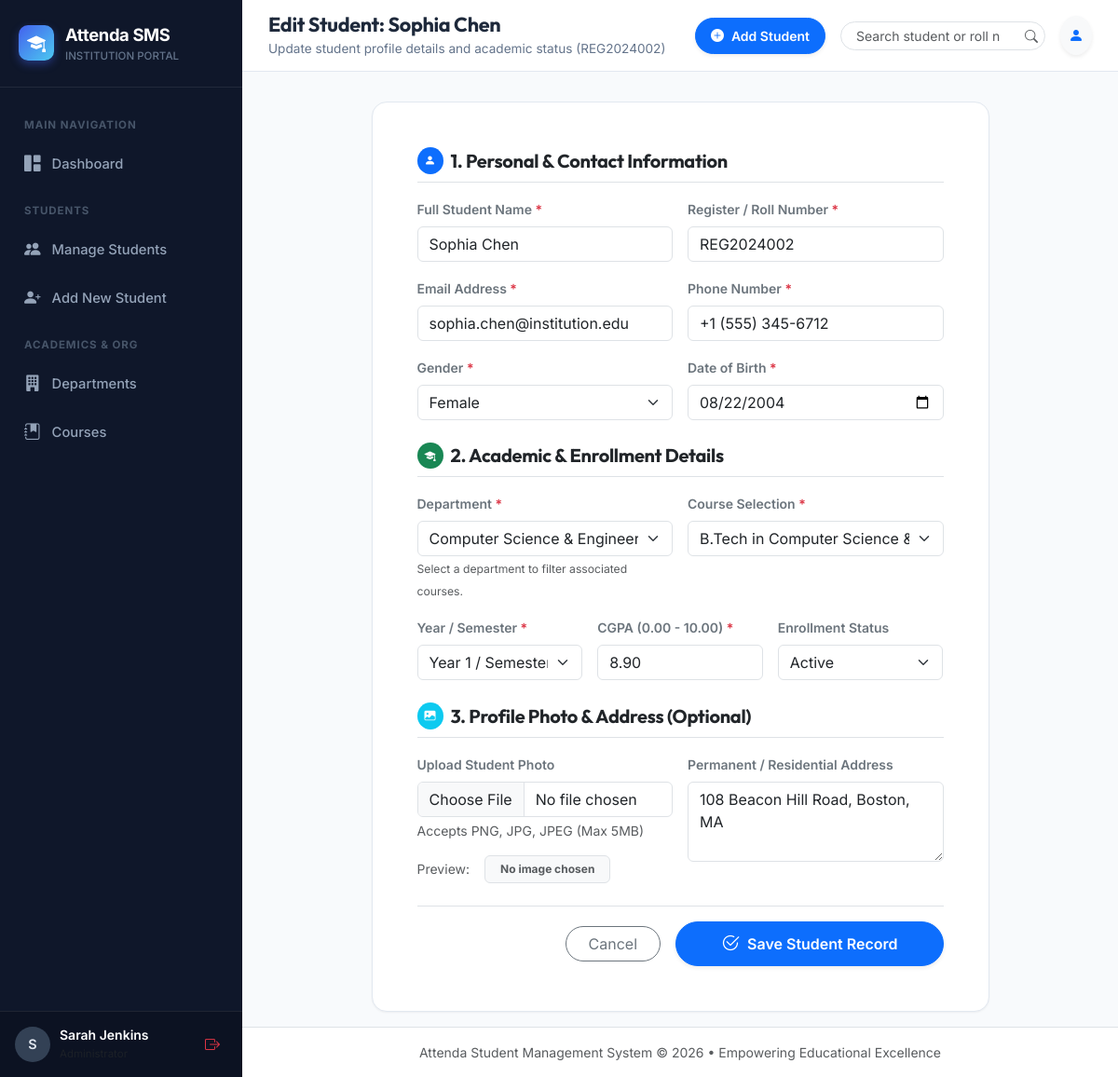
Page /students/2/edit/ (signed in) on the committed database.
### students_app/models.py (models this page shows, shortened)
class Student(models.Model):
    GENDER_CHOICES = [
        ('Male', 'Male'),
        ('Female', 'Female'),
        ('Other', 'Other'),
    ]
    YEAR_SEMESTER_CHOICES = [
        ('Year 1 / Semester 1', 'Year 1 / Semester 1'),
        ('Year 1 / Semester 2', 'Year 1 / Semester 2'),
        ('Year 2 / Semester 3', 'Year 2 / Semester 3'),
        ('Year 2 / Semester 4', 'Year 2 / Semester 4'),
        ('Year 3 / Semester 5', 'Year 3 / Semester 5'),
        ('Year 3 / Semester 6', 'Year 3 / Semester 6'),
        ('Year 4 / Semester 7', 'Year 4 / Semester 7'),
        ('Year 4 / Semester 8', 'Year 4 / Semester 8'),
    ]
    STATUS_CHOICES = [
        ('Active', 'Active'),
        ('Inactive', 'Inactive'),
        ('Graduated', 'Graduated'),
    ]
    name = models.CharField(max_length=150, help_text="Full Name of the student")
    register_number = models.CharField(max_length=50, unique=True, help_text="Unique Registration / Roll Number")
    email = models.EmailField(unique=True, help_text="Student's email address")
    phone = models.CharField(max_length=25, help_text="Contact number")
    gender = models.CharField(max_length=10, choices=GENDER_CHOICES, default='Male')
    date_of_birth = models.DateField(help_text="Date of birth")
    department = models.ForeignKey(Department, on_delete=models.PROTECT, related_name='students')
    course = models.ForeignKey(Course, on_delete=models.PROTECT, related_name='students')
    year_semester = models.CharField(max_length=50, choices=YEAR_SEMESTER_CHOICES, default='Year 1 / Semester 1')
    cgpa = models.DecimalField(
        max_digits=4,
        decimal_places=2,
        validators=[MinValueValidator(0.0), MaxValueValidator(10.0)],
        help_text="Cumulative Grade Point Average (0.00 - 10.00)"
    )
    photo = models.ImageField(upload_to='student_photos/', blank=True, null=True, help_text="Optional profile photo")
    address = models.TextField(blank=True, null=True, help_text="Permanent / Residential address")
    status = models.CharField(max_length=20, choices=STATUS_CHOICES, default='Active')
    created_at = models.DateTimeField(auto_now_add=True)
    updated_at = models.DateTimeField(auto_now=True)
    class Meta:
        ordering = ['-created_at']

### students_app/views.py (the view)
# urls.py: path('students/<int:pk>/edit/', views.student_edit_view, name='student_edit'),
@login_required
def student_edit_view(request, pk):
    student = get_object_or_404(Student, pk=pk)
    departments = Department.objects.all()
    courses = Course.objects.all()
    if request.method == 'POST':
        form = StudentForm(request.POST, request.FILES, instance=student)
        if form.is_valid():
            updated_student = form.save()
            messages.success(request, f"Student details for '{updated_student.name}' updated successfully!")
            return redirect('student_detail', pk=updated_student.pk)
        else:
            messages.error(request, "Failed to update. Please review errors below.")
    else:
        form = StudentForm(instance=student)
    return render(request, 'students_app/students/student_form.html', {
        'form': form,
        'student': student,
        'title': f'Edit Student: {student.name}',
        'subtitle': f'Update student profile details and academic status ({student.register_number})',
        'is_edit': True,
        'departments': departments,
        'courses': courses,
    })

### templates/students_app/students/student_form.html (shortened to what this page needs)
{% extends 'base.html' %}
{% load static %}
{% block page_title %}{{ title }}{% endblock %}
{% block page_subtitle %}{{ subtitle }}{% endblock %}
{% block content %}
<div class="row justify-content-center">
    <div class="col-xl-9 col-lg-11">
        <div class="card card-custom p-4 p-md-5">
            <form method="POST" enctype="multipart/form-data" novalidate>
                <div class="d-flex align-items-center gap-2 mb-3 pb-2 border-bottom">
                    <span class="badge bg-primary rounded-circle p-2"><i class="bi bi-person-fill"></i></span>
                    <h5 class="fw-bold mb-0">1. Personal & Contact Information</h5>
                </div>
                <div class="row g-3 mb-4">
                    <div class="col-md-6">
                        <label class="form-label fw-semibold small text-secondary">Full Student Name <span class="text-danger">*</span></label>
                        {{ form.name }}
                    </div>
                    <div class="col-md-6">
                        <label class="form-label fw-semibold small text-secondary">Register / Roll Number <span class="text-danger">*</span></label>
                        {{ form.register_number }}
                    </div>
                    <div class="col-md-6">
                        <label class="form-label fw-semibold small text-secondary">Email Address <span class="text-danger">*</span></label>
                        {{ form.email }}
                    </div>
                    <div class="col-md-6">
                        <label class="form-label fw-semibold small text-secondary">Phone Number <span class="text-danger">*</span></label>
                        {{ form.phone }}
                    </div>
                    <div class="col-md-6">
                        <label class="form-label fw-semibold small text-secondary">Gender <span class="text-danger">*</span></label>
                        {{ form.gender }}
                    </div>
                    <div class="col-md-6">
                        <label class="form-label fw-semibold small text-secondary">Date of Birth <span class="text-danger">*</span></label>
                        {{ form.date_of_birth }}
                    </div>
                </div>
                <div class="d-flex align-items-center gap-2 mb-3 pb-2 border-bottom">
                    <span class="badge bg-success rounded-circle p-2"><i class="bi bi-mortarboard-fill"></i></span>
                    <h5 class="fw-bold mb-0">2. Academic & Enrollment Details</h5>
                </div>
                <div class="row g-3 mb-4">
                    <div class="col-md-6">
                        <label class="form-label fw-semibold small text-secondary">Department <span class="text-danger">*</span></label>
                        {{ form.department }}
                        <small class="text-muted" style="font-size: 0.76rem;">Select a department to filter associated courses.</small>
                    </div>
                    <div class="col-md-6">
                        <label class="form-label fw-semibold small text-secondary">Course Selection <span class="text-danger">*</span></label>
                        {{ form.course }}
                    </div>
                    <div class="col-md-4">
                        <label class="form-label fw-semibold small text-secondary">Year / Semester <span class="text-danger">*</span></label>
                        {{ form.year_semester }}
                    </div>
                    <div class="col-md-4">
                        <label class="form-label fw-semibold small text-secondary">CGPA (0.00 - 10.00) <span class="text-danger">*</span></label>
                        {{ form.cgpa }}
                    </div>
                    <div class="col-md-4">
                        <label class="form-label fw-semibold small text-secondary">Enrollment Status</label>
                        {{ form.status }}
                    </div>
                </div>
                <div class="d-flex align-items-center gap-2 mb-3 pb-2 border-bottom">
                    <span class="badge bg-info rounded-circle p-2 text-white"><i class="bi bi-image-fill"></i></span>
                    <h5 class="fw-bold mb-0">3. Profile Photo & Address (Optional)</h5>
                </div>
                <div class="row g-3 mb-4">
                    <div class="col-md-6">
                        <label class="form-label fw-semibold small text-secondary">Upload Student Photo</label>
                        {{ form.photo }}
                        <small class="text-muted d-block mt-1">Accepts PNG, JPG, JPEG (Max 5MB)</small>
                        <div class="mt-3 d-flex align-items-center gap-3">
                            <span class="small text-muted">Preview:</span>
                            {% if is_edit and student.photo %}
                                <img id="studentPhotoPreview" src="{{ student.photo.url }}" alt="Preview" class="student-avatar-lg shadow-sm" style="width: 70px; height: 70px;">
                            {% else %}
                                <div class="badge bg-light text-muted border py-2 px-3">No image chosen</div>
                            {% endif %}
                        </div>
                    </div>
                    <div class="col-md-6">
                        <label class="form-label fw-semibold small text-secondary">Permanent / Residential Address</label>
                        {{ form.address }}
                    </div>
                </div>
                <div class="d-flex align-items-center justify-content-end gap-3 pt-3 border-top">
                    {% if is_edit %}
                        <a href="{% url 'student_detail' student.pk %}" class="btn btn-outline-secondary px-4 rounded-pill">Cancel</a>
                    {% else %}
                        <a href="{% url 'student_list' %}" class="btn btn-outline-secondary px-4 rounded-pill">Cancel</a>
                    {% endif %}
                    <button type="submit" class="btn btn-primary px-5 py-2 fw-semibold rounded-pill shadow-sm d-flex align-items-center gap-2">
                        <i class="bi bi-check2-circle fs-5"></i>
                        <span>Save Student Record</span>
                    </button>
                </div>
            </form>
        </div>
    </div>
</div>
{% endblock %}

### templates/base.html (shortened to what this page needs)
{% load static %}
<!DOCTYPE html>
<html lang="en">
<head>
    <link href="https://cdn.jsdelivr.net/npm/bootstrap@5.3.3/dist/css/bootstrap.min.css" rel="stylesheet">
    <link rel="stylesheet" href="https://cdn.jsdelivr.net/npm/bootstrap-icons@1.11.3/font/bootstrap-icons.min.css">
    <link rel="stylesheet" href="{% static 'css/style.css' %}">
</head>
<body>
    <div class="app-wrapper">
        <aside class="app-sidebar">
            <div class="sidebar-header">
                <a href="{% url 'dashboard' %}" class="brand-logo">
                    <div class="brand-icon">
                        <i class="bi bi-mortarboard-fill"></i>
                    </div>
                    <div>
                        <div class="brand-title">Attenda SMS</div>
                        <div style="font-size: 0.72rem; color: #64748b; font-weight: 500;">INSTITUTION PORTAL</div>
                    </div>
                </a>
            </div>
            <div class="sidebar-menu">
                <div class="menu-section-label">Main Navigation</div>
                <a href="{% url 'dashboard' %}" class="nav-link-custom {% if request.resolver_match.url_name == 'dashboard' or request.resolver_match.url_name == 'home' %}active{% endif %}">
                    <i class="bi bi-grid-1x2-fill"></i>
                    <span>Dashboard</span>
                </a>
                <div class="menu-section-label">Students</div>
                <a href="{% url 'student_list' %}" class="nav-link-custom {% if request.resolver_match.url_name == 'student_list' or request.resolver_match.url_name == 'student_detail' %}active{% endif %}">
                    <i class="bi bi-people-fill"></i>
                    <span>Manage Students</span>
                </a>
                <a href="{% url 'student_add' %}" class="nav-link-custom {% if request.resolver_match.url_name == 'student_add' %}active{% endif %}">
                    <i class="bi bi-person-plus-fill"></i>
                    <span>Add New Student</span>
                </a>
                <div class="menu-section-label">Academics & Org</div>
                <a href="{% url 'department_list' %}" class="nav-link-custom {% if 'department' in request.resolver_match.url_name %}active{% endif %}">
                    <i class="bi bi-building-fill"></i>
                    <span>Departments</span>
                </a>
                <a href="{% url 'course_list' %}" class="nav-link-custom {% if 'course' in request.resolver_match.url_name %}active{% endif %}">
                    <i class="bi bi-journal-bookmark-fill"></i>
                    <span>Courses</span>
                </a>
            </div>
            <div class="sidebar-footer">
                <div class="d-flex align-items-center justify-content-between">
                    <div class="user-profile-badge">
                        <div class="user-avatar-sm">
                            {{ request.user.first_name|default:request.user.username|make_list|first|upper }}
                        </div>
                        <div style="line-height: 1.2;">
                            <div class="text-white fw-semibold small text-truncate" style="max-width: 110px;">
                                {{ request.user.get_full_name|default:request.user.username }}
                            </div>
                            <small class="text-muted" style="font-size: 0.72rem;">Administrator</small>
                        </div>
                    </div>
                    <a href="{% url 'logout' %}" class="btn btn-sm btn-outline-danger border-0 p-1 px-2" title="Sign out">
                        <i class="bi bi-box-arrow-right fs-6"></i>
                    </a>
                </div>
            </div>
        </aside>
        <div class="app-main">
            <header class="app-header">
                <div class="d-flex align-items-center gap-3">
                    <div>
                        <h1 class="page-title">{% block page_title %}Dashboard{% endblock %}</h1>
                        <p class="page-subtitle">{% block page_subtitle %}Overview & Key Statistics{% endblock %}</p>
                    </div>
                </div>
                <div class="d-flex align-items-center gap-3">
                    <a href="{% url 'student_add' %}" class="btn btn-primary btn-sm px-3 py-2 fw-semibold d-none d-sm-inline-flex align-items-center gap-2 shadow-sm rounded-pill">
                        <i class="bi bi-plus-circle-fill"></i> Add Student
                    </a>
                    <form action="{% url 'student_list' %}" method="GET" class="d-none d-md-flex position-relative">
                        <input type="text" name="q" class="form-control form-control-sm rounded-pill pe-5 ps-3" placeholder="Search student or roll no..." style="width: 220px;">
                        <button type="submit" class="btn btn-sm position-absolute end-0 top-50 translate-middle-y border-0 text-muted">
                            <i class="bi bi-search"></i>
                        </button>
                    </form>
                    <div class="dropdown">
                        <button class="btn btn-light rounded-circle p-2 shadow-sm" type="button" data-bs-toggle="dropdown" aria-expanded="false">
                            <i class="bi bi-person-fill text-primary"></i>
                        </button>
                    </div>
                </div>
            </header>
            <div class="container-fluid px-4 pt-3">
            </div>
            <main class="container-fluid px-4 py-3 flex-grow-1">
                {% block content %}{% endblock %}
            </main>
            <footer class="text-center py-3 text-muted small border-top bg-white mt-auto">
                <div class="container-fluid">
                    Attenda Student Management System &copy; {% now "Y" %} &bull; Empowering Educational Excellence
                </div>
            </footer>
        </div>
    </div>
</body>
</html>

### rows in the picture
Student: name "Sophia Chen", register_number "REG2024002", email "sophia.chen@institution.edu", phone "+1 (555) 345-6712", gender "Female", date_of_birth "08/22/2004", department "Computer Science & Engineering (CSE)", course "B.Tech in Computer Science & Engineering [CSE-CORE-201]", year_semester "Year 1 / Semester 2", cgpa "8.90", status "Active", address "108 Beacon Hill Road, Boston, MA"

### other values in the picture
{{ request.user.get_full_name|default:request.user.username }} "Sarah Jenkins"
{{ title }} "Edit Student: Sophia Chen"
{{ subtitle }} "Update student profile details and academic status (REG2024002)"
